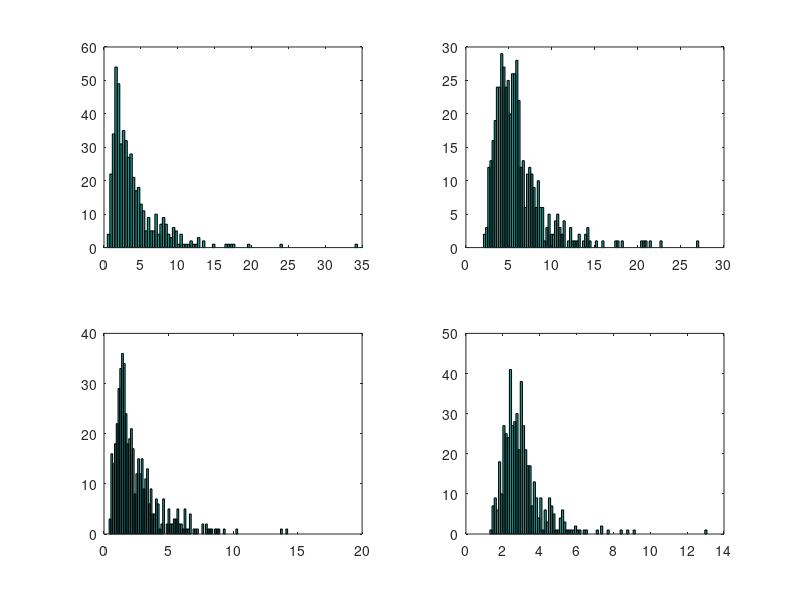

The MATLAB source for this figure:
clf;

m10 = load('mm1_10.csv');
m100 = load('mm1_100.csv');

g10 = load('mg1_10.csv');
g100 = load('mg1_100.csv');

subplot(2,2,1);
hist(m10,100);
subplot(2,2,2);
hist(m100,100);

subplot(2,2,3);
hist(g10,100);
subplot(2,2,4);
hist(g100,100);
